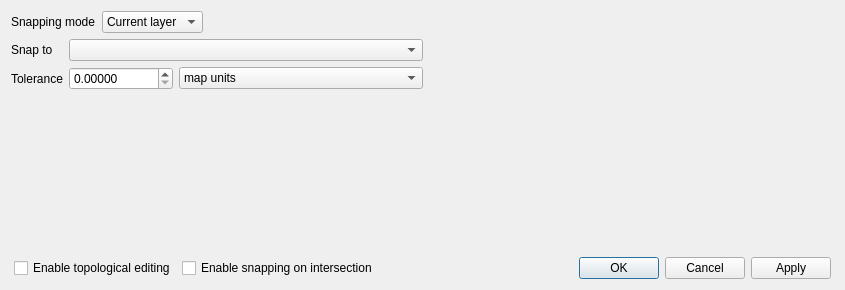
<?xml version="1.0" encoding="UTF-8"?>
<ui version="4.0">
 <class>SnappingDialogBase</class>
 <widget class="QDialog" name="SnappingDialogBase">
  <property name="geometry">
   <rect>
    <x>0</x>
    <y>0</y>
    <width>845</width>
    <height>290</height>
   </rect>
  </property>
  <property name="windowTitle">
   <string>Snapping options</string>
  </property>
  <layout class="QVBoxLayout" name="verticalLayout">
   <item>
    <layout class="QHBoxLayout" name="horizontalLayout">
     <item>
      <widget class="QLabel" name="label">
       <property name="text">
        <string>Snapping mode</string>
       </property>
      </widget>
     </item>
     <item>
      <widget class="QComboBox" name="mSnapModeComboBox">
       <property name="sizePolicy">
        <sizepolicy hsizetype="Preferred" vsizetype="Fixed">
         <horstretch>0</horstretch>
         <verstretch>0</verstretch>
        </sizepolicy>
       </property>
       <item>
        <property name="text">
         <string>Current layer</string>
        </property>
       </item>
       <item>
        <property name="text">
         <string>All layers</string>
        </property>
       </item>
       <item>
        <property name="text">
         <string>Advanced</string>
        </property>
       </item>
      </widget>
     </item>
     <item>
      <spacer name="horizontalSpacer_2">
       <property name="orientation">
        <enum>Qt::Horizontal</enum>
       </property>
       <property name="sizeHint" stdset="0">
        <size>
         <width>40</width>
         <height>20</height>
        </size>
       </property>
      </spacer>
     </item>
    </layout>
   </item>
   <item>
    <widget class="QStackedWidget" name="mStackedWidget">
     <property name="currentIndex">
      <number>0</number>
     </property>
     <widget class="QWidget" name="page">
      <layout class="QGridLayout" name="gridLayout_3">
       <property name="leftMargin">
        <number>0</number>
       </property>
       <property name="topMargin">
        <number>0</number>
       </property>
       <property name="rightMargin">
        <number>0</number>
       </property>
       <property name="bottomMargin">
        <number>0</number>
       </property>
       <item row="0" column="0">
        <layout class="QGridLayout" name="gridLayout">
         <item row="0" column="0">
          <widget class="QLabel" name="label_2">
           <property name="text">
            <string>Snap to</string>
           </property>
          </widget>
         </item>
         <item row="0" column="1" colspan="2">
          <widget class="QComboBox" name="mDefaultSnapToComboBox"/>
         </item>
         <item row="1" column="0">
          <widget class="QLabel" name="label_3">
           <property name="text">
            <string>Tolerance</string>
           </property>
          </widget>
         </item>
         <item row="1" column="1">
          <widget class="QDoubleSpinBox" name="mDefaultSnappingToleranceSpinBox">
           <property name="decimals">
            <number>5</number>
           </property>
           <property name="maximum">
            <double>99999999.989999994635582</double>
           </property>
          </widget>
         </item>
         <item row="1" column="2">
          <widget class="QComboBox" name="mDefaultSnappingToleranceComboBox">
           <property name="sizePolicy">
            <sizepolicy hsizetype="Expanding" vsizetype="Fixed">
             <horstretch>0</horstretch>
             <verstretch>0</verstretch>
            </sizepolicy>
           </property>
           <item>
            <property name="text">
             <string>map units</string>
            </property>
           </item>
           <item>
            <property name="text">
             <string>pixels</string>
            </property>
           </item>
          </widget>
         </item>
        </layout>
       </item>
       <item row="0" column="1">
        <spacer name="horizontalSpacer">
         <property name="orientation">
          <enum>Qt::Horizontal</enum>
         </property>
         <property name="sizeHint" stdset="0">
          <size>
           <width>390</width>
           <height>20</height>
          </size>
         </property>
        </spacer>
       </item>
       <item row="1" column="0">
        <spacer name="verticalSpacer">
         <property name="orientation">
          <enum>Qt::Vertical</enum>
         </property>
         <property name="sizeHint" stdset="0">
          <size>
           <width>20</width>
           <height>137</height>
          </size>
         </property>
        </spacer>
       </item>
      </layout>
     </widget>
     <widget class="QWidget" name="page_2">
      <layout class="QGridLayout" name="gridLayout_2">
       <property name="leftMargin">
        <number>0</number>
       </property>
       <property name="topMargin">
        <number>0</number>
       </property>
       <property name="rightMargin">
        <number>0</number>
       </property>
       <property name="bottomMargin">
        <number>0</number>
       </property>
       <item row="0" column="0">
        <widget class="QTreeWidget" name="mLayerTreeWidget">
         <property name="selectionMode">
          <enum>QAbstractItemView::NoSelection</enum>
         </property>
         <property name="indentation">
          <number>0</number>
         </property>
         <property name="rootIsDecorated">
          <bool>false</bool>
         </property>
         <column>
          <property name="text">
           <string/>
          </property>
          <property name="textAlignment">
           <set>AlignHCenter|AlignVCenter|AlignCenter</set>
          </property>
         </column>
         <column>
          <property name="text">
           <string>Layer</string>
          </property>
         </column>
         <column>
          <property name="text">
           <string>Mode</string>
          </property>
         </column>
         <column>
          <property name="text">
           <string>Tolerance</string>
          </property>
         </column>
         <column>
          <property name="text">
           <string>Units</string>
          </property>
         </column>
         <column>
          <property name="text">
           <string>Avoid intersections</string>
          </property>
          <property name="toolTip">
           <string>Avoid intersections of new polygons</string>
          </property>
          <property name="textAlignment">
           <set>AlignLeft|AlignVCenter</set>
          </property>
         </column>
        </widget>
       </item>
      </layout>
     </widget>
    </widget>
   </item>
   <item>
    <layout class="QHBoxLayout" name="horizontalLayout_2">
     <property name="leftMargin">
      <number>3</number>
     </property>
     <property name="topMargin">
      <number>0</number>
     </property>
     <property name="rightMargin">
      <number>3</number>
     </property>
     <item>
      <widget class="QCheckBox" name="cbxEnableTopologicalEditingCheckBox">
       <property name="text">
        <string>Enable topological editing</string>
       </property>
       <property name="checked">
        <bool>false</bool>
       </property>
       <property name="tristate">
        <bool>false</bool>
       </property>
      </widget>
     </item>
     <item>
      <widget class="QCheckBox" name="cbxEnableIntersectionSnappingCheckBox">
       <property name="text">
        <string>Enable snapping on intersection</string>
       </property>
       <property name="checked">
        <bool>false</bool>
       </property>
       <property name="tristate">
        <bool>false</bool>
       </property>
      </widget>
     </item>
     <item>
      <widget class="QDialogButtonBox" name="mButtonBox">
       <property name="orientation">
        <enum>Qt::Horizontal</enum>
       </property>
       <property name="standardButtons">
        <set>QDialogButtonBox::Apply|QDialogButtonBox::Cancel|QDialogButtonBox::Ok</set>
       </property>
      </widget>
     </item>
    </layout>
   </item>
  </layout>
 </widget>
 <tabstops>
  <tabstop>mSnapModeComboBox</tabstop>
  <tabstop>mDefaultSnapToComboBox</tabstop>
  <tabstop>mDefaultSnappingToleranceSpinBox</tabstop>
  <tabstop>mDefaultSnappingToleranceComboBox</tabstop>
  <tabstop>mLayerTreeWidget</tabstop>
  <tabstop>cbxEnableTopologicalEditingCheckBox</tabstop>
  <tabstop>cbxEnableIntersectionSnappingCheckBox</tabstop>
  <tabstop>mButtonBox</tabstop>
 </tabstops>
 <resources/>
 <connections>
  <connection>
   <sender>mButtonBox</sender>
   <signal>accepted()</signal>
   <receiver>SnappingDialogBase</receiver>
   <slot>accept()</slot>
   <hints>
    <hint type="sourcelabel">
     <x>248</x>
     <y>254</y>
    </hint>
    <hint type="destinationlabel">
     <x>157</x>
     <y>274</y>
    </hint>
   </hints>
  </connection>
  <connection>
   <sender>mButtonBox</sender>
   <signal>rejected()</signal>
   <receiver>SnappingDialogBase</receiver>
   <slot>reject()</slot>
   <hints>
    <hint type="sourcelabel">
     <x>316</x>
     <y>260</y>
    </hint>
    <hint type="destinationlabel">
     <x>286</x>
     <y>274</y>
    </hint>
   </hints>
  </connection>
 </connections>
</ui>
